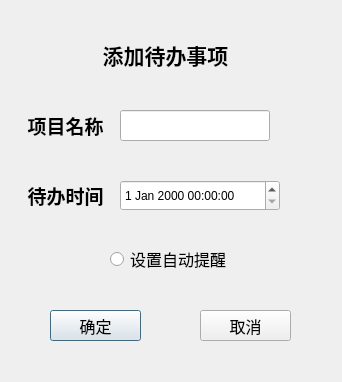
<?xml version="1.0" encoding="UTF-8"?>
<ui version="4.0">
 <class>addDialog</class>
 <widget class="QDialog" name="addDialog">
  <property name="geometry">
   <rect>
    <x>0</x>
    <y>0</y>
    <width>342</width>
    <height>382</height>
   </rect>
  </property>
  <property name="windowTitle">
   <string>Dialog</string>
  </property>
  <widget class="QLabel" name="label_11">
   <property name="geometry">
    <rect>
     <x>90</x>
     <y>30</y>
     <width>151</width>
     <height>51</height>
    </rect>
   </property>
   <property name="minimumSize">
    <size>
     <width>151</width>
     <height>51</height>
    </size>
   </property>
   <property name="maximumSize">
    <size>
     <width>151</width>
     <height>51</height>
    </size>
   </property>
   <property name="text">
    <string>&lt;html&gt;&lt;head/&gt;&lt;body&gt;&lt;p align=&quot;center&quot;&gt;&lt;span style=&quot; font-size:16pt; font-weight:600;&quot;&gt;添加待办事项&lt;/span&gt;&lt;/p&gt;&lt;/body&gt;&lt;/html&gt;</string>
   </property>
  </widget>
  <widget class="QLabel" name="label_22">
   <property name="geometry">
    <rect>
     <x>20</x>
     <y>110</y>
     <width>91</width>
     <height>31</height>
    </rect>
   </property>
   <property name="minimumSize">
    <size>
     <width>91</width>
     <height>31</height>
    </size>
   </property>
   <property name="maximumSize">
    <size>
     <width>91</width>
     <height>31</height>
    </size>
   </property>
   <property name="text">
    <string>&lt;html&gt;&lt;head/&gt;&lt;body&gt;&lt;p align=&quot;center&quot;&gt;&lt;span style=&quot; font-size:14pt; font-weight:600;&quot;&gt;项目名称&lt;/span&gt;&lt;/p&gt;&lt;/body&gt;&lt;/html&gt;</string>
   </property>
  </widget>
  <widget class="QLabel" name="label_33">
   <property name="geometry">
    <rect>
     <x>20</x>
     <y>180</y>
     <width>91</width>
     <height>31</height>
    </rect>
   </property>
   <property name="sizePolicy">
    <sizepolicy hsizetype="Preferred" vsizetype="Preferred">
     <horstretch>91</horstretch>
     <verstretch>31</verstretch>
    </sizepolicy>
   </property>
   <property name="minimumSize">
    <size>
     <width>91</width>
     <height>31</height>
    </size>
   </property>
   <property name="text">
    <string>&lt;html&gt;&lt;head/&gt;&lt;body&gt;&lt;p align=&quot;center&quot;&gt;&lt;span style=&quot; font-size:14pt; font-weight:600;&quot;&gt;待办时间&lt;/span&gt;&lt;/p&gt;&lt;/body&gt;&lt;/html&gt;</string>
   </property>
  </widget>
  <widget class="QDateTimeEdit" name="dateTimeEdit">
   <property name="geometry">
    <rect>
     <x>120</x>
     <y>180</y>
     <width>160</width>
     <height>31</height>
    </rect>
   </property>
   <property name="minimumSize">
    <size>
     <width>160</width>
     <height>31</height>
    </size>
   </property>
   <property name="maximumSize">
    <size>
     <width>160</width>
     <height>31</height>
    </size>
   </property>
  </widget>
  <widget class="QLineEdit" name="fixednameEdit">
   <property name="geometry">
    <rect>
     <x>120</x>
     <y>110</y>
     <width>150</width>
     <height>31</height>
    </rect>
   </property>
   <property name="minimumSize">
    <size>
     <width>150</width>
     <height>31</height>
    </size>
   </property>
   <property name="maximumSize">
    <size>
     <width>150</width>
     <height>31</height>
    </size>
   </property>
  </widget>
  <widget class="QRadioButton" name="message_fixed">
   <property name="geometry">
    <rect>
     <x>110</x>
     <y>250</y>
     <width>171</width>
     <height>18</height>
    </rect>
   </property>
   <property name="minimumSize">
    <size>
     <width>171</width>
     <height>18</height>
    </size>
   </property>
   <property name="maximumSize">
    <size>
     <width>171</width>
     <height>18</height>
    </size>
   </property>
   <property name="font">
    <font>
     <pointsize>12</pointsize>
     <kerning>true</kerning>
    </font>
   </property>
   <property name="text">
    <string>设置自动提醒</string>
   </property>
  </widget>
  <widget class="QPushButton" name="commitButton_fixed">
   <property name="geometry">
    <rect>
     <x>50</x>
     <y>310</y>
     <width>91</width>
     <height>31</height>
    </rect>
   </property>
   <property name="minimumSize">
    <size>
     <width>91</width>
     <height>31</height>
    </size>
   </property>
   <property name="maximumSize">
    <size>
     <width>91</width>
     <height>31</height>
    </size>
   </property>
   <property name="font">
    <font>
     <pointsize>12</pointsize>
    </font>
   </property>
   <property name="text">
    <string>确定</string>
   </property>
  </widget>
  <widget class="QPushButton" name="cancelButton_fixed">
   <property name="geometry">
    <rect>
     <x>200</x>
     <y>310</y>
     <width>91</width>
     <height>31</height>
    </rect>
   </property>
   <property name="minimumSize">
    <size>
     <width>91</width>
     <height>31</height>
    </size>
   </property>
   <property name="maximumSize">
    <size>
     <width>91</width>
     <height>31</height>
    </size>
   </property>
   <property name="font">
    <font>
     <pointsize>12</pointsize>
    </font>
   </property>
   <property name="text">
    <string>取消</string>
   </property>
  </widget>
 </widget>
 <resources/>
 <connections>
  <connection>
   <sender>cancelButton_fixed</sender>
   <signal>clicked()</signal>
   <receiver>addDialog</receiver>
   <slot>close()</slot>
   <hints>
    <hint type="sourcelabel">
     <x>219</x>
     <y>328</y>
    </hint>
    <hint type="destinationlabel">
     <x>174</x>
     <y>296</y>
    </hint>
   </hints>
  </connection>
 </connections>
</ui>
